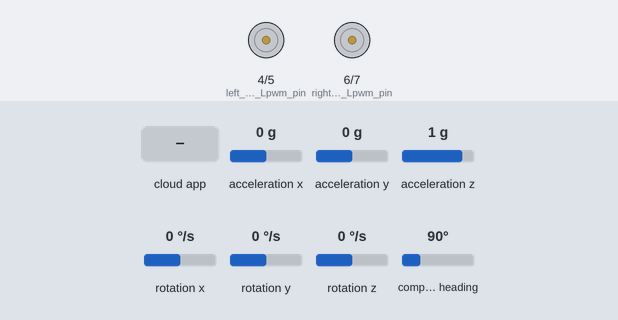
Recording of a sketch running on a simulated Arduino Uno, built with avr-gcc and run on an emulated ATmega328P. Parts: motor-driver pin pairs drawn as motors (green arrow = first pin HIGH = forward, orange = second pin HIGH = backward, longer = more drive). The test bench sets the inputs (shaded band); at power-on: acceleration x 0 g, acceleration y 0 g, acceleration z 1 g, rotation x 0 °/s, rotation y 0 °/s, rotation z 0 °/s, compass heading 90°. The ROS host is connected and sends only what is stated.

Above: at 2.2 s.
2.3 s: the phone or cloud app sets linear.x to -100
At 3.1 s:
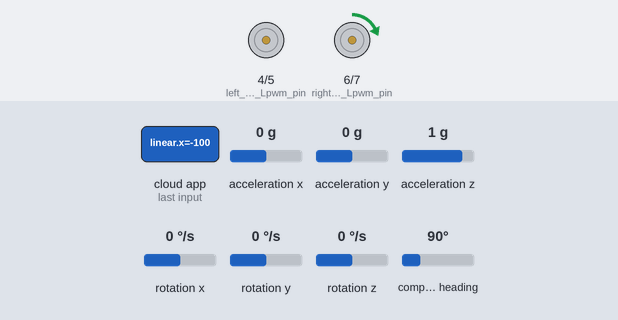
3.8 s: the phone or cloud app sets linear.x to 100
At 4.2 s:
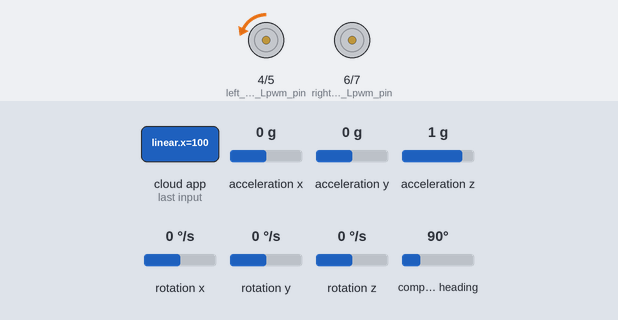
5.3 s: the phone or cloud app sets angular.z to -100
At 6.5 s:
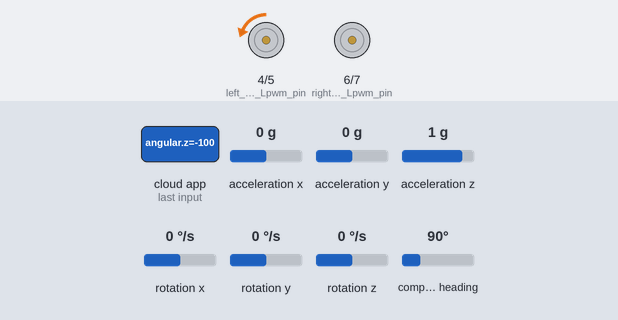
6.8 s: the phone or cloud app sets linear.x to 0
At 7.7 s:
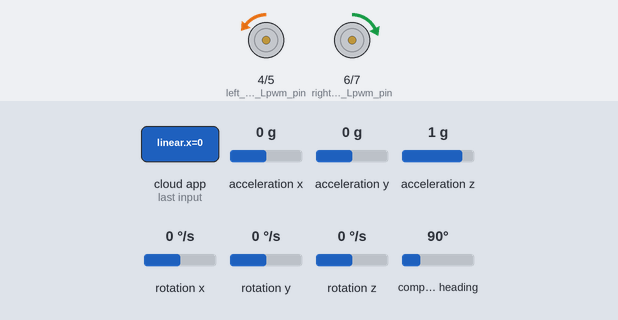
8.3 s: the phone or cloud app sets angular.z to 0
At 8.9 s:
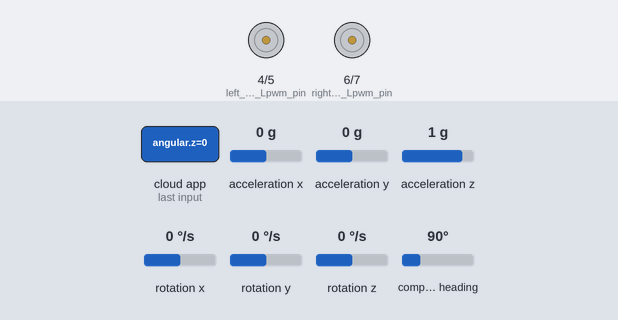
Timing chart, 0 to 10.8 s (numbered marks = the images above; inputs shaded):
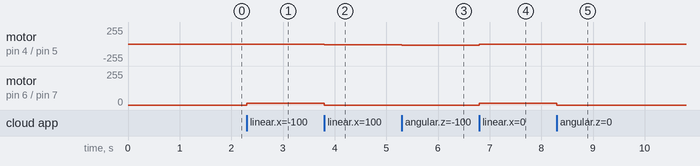

The sketch:

arduino_code.ino
```cpp
// Include library
#define USE_USBCON // For Arduino Due rosserial in every board and computer
#include <ros.h>
#include <std_msgs/Int32.h>
#include <sensor_msgs/Imu.h>
#include <geometry_msgs/Twist.h>
#include <Wire.h>
#include <Adafruit_Sensor.h>
#include <Adafruit_BNO055.h>
#include <utility/imumaths.h>
#include <ros/time.h>
#include <tf/tf.h>
#include <tf/transform_broadcaster.h>
#include <geometry_msgs/Quaternion.h>

// Handles startup and shutdown of ROS
ros::NodeHandle nh;

// Init IMU object
Adafruit_BNO055 myIMU = Adafruit_BNO055(55, 0x28);

// Encoder and Motor Left
#define left_motor_Rpwm_pin 5
#define left_motor_Lpwm_pin 4
int counter_left = 0;
uint8_t Pin_left_A = 10;
uint8_t Pin_left_B = 11;
uint8_t Interrupt_left_A = 10;
uint8_t Interrupt_left_B = 11;

// Encoder and Motor Right
#define right_motor_Rpwm_pin 7
#define right_motor_Lpwm_pin 6
int counter_right = 0;
uint8_t Pin_right_A = 8;
uint8_t Pin_right_B = 9;
uint8_t Interrupt_right_A = 8;
uint8_t Interrupt_right_B = 9;

// preassign variable
double left_pwm; // pwm for left wheel
double right_pwm; // pwm for right wheel

// mobile robot parameter
double V;      // linear velocity
double omega;  // angular velocity
double L = 0.44;  // robot base length in m
double r = 0.07;  // robot wheel radius in m
double left_speed;  // omega left wheel rad/s
double right_speed; // omega right wheel rad/s

// Minumum and maximum values for 16-bit integers
//const int encoder_minimum = -32768;
//const int encoder_maximum = 32767;

// callback function for subcribe to twist msg
void twist_cb(const geometry_msgs::Twist& msg)
{
  // get linear and angular velocity from twist
  V = msg.linear.x;
  omega = msg.angular.z;

  // convert V and omega to each wheel speed
  left_speed = (2 * V - L * omega) / (2 * r);
  right_speed = (2 * V + L * omega) / (2 * r);

  // convert each wheel speed to pwm value, y=Ax+b, A=0.22,b=0.1
  left_pwm = 1 * left_speed + 0;
  right_pwm = 1 * right_speed + 0;

  // limit pwm
  if (left_pwm < -250) {
    left_pwm = -250;
  }
  if (left_pwm > 250) {
    left_pwm = 250;
  }
  if (right_pwm < -250) {
    right_pwm = -250;
  }
  if (right_pwm > 250) {
    right_pwm = 250;
  }

  // write pwm to pin
  if ( left_pwm < 0 && right_pwm < 0) {
    // left reverse , right reverse
    analogWrite(left_motor_Rpwm_pin, 0);
    analogWrite(left_motor_Lpwm_pin, left_pwm * -1);
    analogWrite(right_motor_Rpwm_pin, 0);
    analogWrite(right_motor_Lpwm_pin, right_pwm * -1);
  }
  else if ( left_pwm > 0 && right_pwm > 0) {
    // left forward , right forward
    analogWrite(left_motor_Rpwm_pin, left_pwm);
    analogWrite(left_motor_Lpwm_pin, 0);
    analogWrite(right_motor_Rpwm_pin, right_pwm);
    analogWrite(right_motor_Lpwm_pin, 0);
  }
  else if ( left_pwm < 0 && right_pwm > 0) {
    // left reverse , right forward
    analogWrite(left_motor_Rpwm_pin, 0);
    analogWrite(left_motor_Lpwm_pin, left_pwm * -1);
    analogWrite(right_motor_Rpwm_pin, right_pwm);
    analogWrite(right_motor_Lpwm_pin, 0);
  }
  else if ( left_pwm > 0 && right_pwm < 0) {
    // left forward , right reverse
    analogWrite(left_motor_Rpwm_pin, left_pwm);
    analogWrite(left_motor_Lpwm_pin, 0);
    analogWrite(right_motor_Rpwm_pin, 0);
    analogWrite(right_motor_Lpwm_pin, right_pwm * -1);
  }
  else {
    // neutral
    analogWrite(left_motor_Rpwm_pin, 0);
    analogWrite(left_motor_Lpwm_pin, 0);
    analogWrite(right_motor_Rpwm_pin, 0);
    analogWrite(right_motor_Lpwm_pin, 0);
  }
}

// Init Encoder Pub
std_msgs::Int32 right_wheel_tick_count;
ros::Publisher rightPub("right_ticks", &right_wheel_tick_count);

std_msgs::Int32 left_wheel_tick_count;
ros::Publisher leftPub("left_ticks", &left_wheel_tick_count);

// Init Imu Pub
sensor_msgs::Imu imu_data;
ros::Publisher imupub("imu", &imu_data);
geometry_msgs::Quaternion q;

// Init Twist Sub
ros::Subscriber<geometry_msgs::Twist> twt_sub("/cmd_vel", &twist_cb);

// 100ms interval for measurements
const int interval = 100;
long previousMillis = 0;
long currentMillis = 0;

void setup() {
  // Motor
  pinMode(left_motor_Rpwm_pin, OUTPUT);
  pinMode(left_motor_Lpwm_pin, OUTPUT);
  pinMode(right_motor_Rpwm_pin, OUTPUT);
  pinMode(right_motor_Lpwm_pin, OUTPUT);

  // Interupt encoder
  pinMode(Pin_left_A, INPUT_PULLUP);
  pinMode(Pin_left_B, INPUT_PULLUP);
  pinMode(Pin_right_A, INPUT_PULLUP);
  pinMode(Pin_right_B, INPUT_PULLUP);
  attachInterrupt(Interrupt_left_A, ai10, CHANGE);
  attachInterrupt(Interrupt_left_B, ai11, CHANGE);
  attachInterrupt(Interrupt_right_A, ai8, CHANGE);
  attachInterrupt(Interrupt_right_B, ai9, CHANGE);

  // IMU
  myIMU.begin();
  delay(1000);
  myIMU.setExtCrystalUse(true);

  // ROS Setup
  //nh.getHardware()->setBaud(115200);
  nh.initNode();
  nh.subscribe(twt_sub); // start subscribe to sub
  nh.advertise(rightPub);
  nh.advertise(leftPub);
  nh.advertise(imupub);
}

void loop() {

  // Record the time
  currentMillis = millis();

  // If 100ms have passed, print the number of ticks
  if (currentMillis - previousMillis > interval) {

    previousMillis = currentMillis;

    uint8_t system, gyro, accel, mg = 0;
    myIMU.getCalibration(&system, &gyro, &accel, &mg);
    imu::Vector<3> acc = myIMU.getVector(Adafruit_BNO055::VECTOR_ACCELEROMETER);
    imu::Vector<3> gyr = myIMU.getVector(Adafruit_BNO055::VECTOR_GYROSCOPE);
    imu::Vector<3> rpy = myIMU.getVector(Adafruit_BNO055::VECTOR_EULER);

    //populate data to msg
    //imu_data.header.seq = 0;
    //imu_data.header.stamp = 0;
    imu_data.header.frame_id = "imu_link";

    q = tf::createQuaternionFromYaw(rpy.z());

    imu_data.orientation.x = q.x;
    imu_data.orientation.y = q.y;
    imu_data.orientation.z = q.z;
    imu_data.orientation.w = q.w;

    imu_data.angular_velocity.x = gyr.x();
    imu_data.angular_velocity.y = gyr.y();
    imu_data.angular_velocity.z = gyr.z();

    imu_data.linear_acceleration.x = acc.x();
    imu_data.linear_acceleration.y = acc.y();
    imu_data.linear_acceleration.z = acc.z();

    //rightPub.publish( &right_wheel_tick_count );
    //leftPub.publish( &left_wheel_tick_count );
    imupub.publish( &imu_data );
  }
  rightPub.publish( &right_wheel_tick_count );
  leftPub.publish( &left_wheel_tick_count );
  nh.spinOnce(); // "spinonce" have to be outside of "if" to avoid msg not publish
}

void ai10() {
  if (digitalRead(Pin_left_A) == HIGH) {
    if (digitalRead(Pin_left_B) == LOW) {
      counter_left--;
    }
    else {
      counter_left++;
    }
  }
  else {
    if (digitalRead(Pin_left_B) == LOW) {
      counter_left++;
    }
    else {
      counter_left--;
    }
  }
  left_wheel_tick_count.data = counter_left;
}

void ai11() {
  if (digitalRead(Pin_left_B) == HIGH) {
    if (digitalRead(Pin_left_A) == LOW) {
      counter_left++;
    }
    else {
      counter_left--;
    }
  }
  else {
    if (digitalRead(Pin_left_A) == LOW) {
      counter_left--;
    }
    else {
      counter_left++;
    }
  }
  left_wheel_tick_count.data = counter_left;
}


void ai8() {
  if (digitalRead(Pin_right_A) == HIGH) {
    if (digitalRead(Pin_right_B) == LOW) {
      counter_right++;
    }
    else {
      counter_right--;
    }
  }
  else {
    if (digitalRead(Pin_right_B) == LOW) {
      counter_right--;
    }
    else {
      counter_right++;
    }
  }
  right_wheel_tick_count.data = counter_right;
}

void ai9() {
  if (digitalRead(Pin_right_B) == HIGH) {
    if (digitalRead(Pin_right_A) == LOW) {
      counter_right--;
    }
    else {
      counter_right++;
    }
  }
  else {
    if (digitalRead(Pin_right_A) == LOW) {
      counter_right++;
    }
    else {
      counter_right--;
    }
  }
  right_wheel_tick_count.data = counter_right;
}
```

Measured:
- after the input at 2.3 s, motor on pin 6 (right_motor_Lpwm_pin) / pin 7 (right_motor_Rpwm_pin): stopped → forward 14/255 at once
- after the input at 3.8 s, motor on pin 4 (left_motor_Lpwm_pin) / pin 5 (left_motor_Rpwm_pin): stopped → backward 14/255 at once; motor on pin 6 (right_motor_Lpwm_pin) / pin 7 (right_motor_Rpwm_pin): forward 14/255 → stopped at once
- after the input at 5.3 s, motor on pin 4 (left_motor_Lpwm_pin) / pin 5 (left_motor_Rpwm_pin): backward 14/255 → backward 17/255 at once
- after the input at 6.8 s, motor on pin 4 (left_motor_Lpwm_pin) / pin 5 (left_motor_Rpwm_pin): backward 17/255 → backward 3/255 at once; motor on pin 6 (right_motor_Lpwm_pin) / pin 7 (right_motor_Rpwm_pin): stopped → forward 14/255 at once
- after the input at 8.3 s, motor on pin 4 (left_motor_Lpwm_pin) / pin 5 (left_motor_Rpwm_pin): backward 3/255 → stopped at once; motor on pin 6 (right_motor_Lpwm_pin) / pin 7 (right_motor_Rpwm_pin): forward 14/255 → stopped at once
